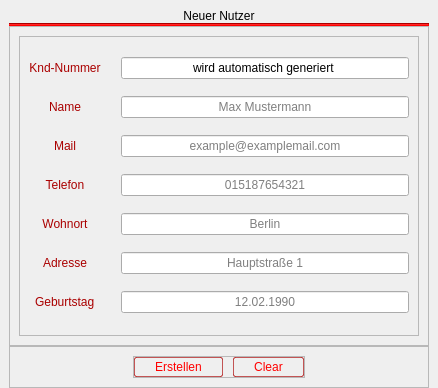
            <widget class="QWidget" name="newUserView">
             <layout class="QVBoxLayout" name="verticalLayout_15">
              <property name="spacing">
               <number>0</number>
              </property>
              <property name="leftMargin">
               <number>9</number>
              </property>
              <property name="topMargin">
               <number>9</number>
              </property>
              <property name="rightMargin">
               <number>9</number>
              </property>
              <property name="bottomMargin">
               <number>0</number>
              </property>
              <item alignment="Qt::AlignTop">
               <widget class="QLabel" name="label_13">
                <property name="styleSheet">
                 <string notr="true">QLabel{
	font: 26pt &quot;Ethnocentric&quot;;
}</string>
                </property>
                <property name="text">
                 <string>Neuer Nutzer</string>
                </property>
                <property name="alignment">
                 <set>Qt::AlignCenter</set>
                </property>
               </widget>
              </item>
              <item>
               <widget class="Line" name="line_3">
                <property name="styleSheet">
                 <string notr="true">background-color: rgb(255, 0, 0);</string>
                </property>
                <property name="orientation">
                 <enum>Qt::Horizontal</enum>
                </property>
               </widget>
              </item>
              <item>
               <widget class="QFrame" name="frame_35">
                <property name="frameShape">
                 <enum>QFrame::StyledPanel</enum>
                </property>
                <property name="frameShadow">
                 <enum>QFrame::Raised</enum>
                </property>
                <layout class="QVBoxLayout" name="verticalLayout_32">
                 <item alignment="Qt::AlignHCenter">
                  <widget class="QFrame" name="frame_13">
                   <property name="sizePolicy">
                    <sizepolicy hsizetype="Expanding" vsizetype="Expanding">
                     <horstretch>0</horstretch>
                     <verstretch>0</verstretch>
                    </sizepolicy>
                   </property>
                   <property name="minimumSize">
                    <size>
                     <width>400</width>
                     <height>300</height>
                    </size>
                   </property>
                   <property name="maximumSize">
                    <size>
                     <width>400</width>
                     <height>300</height>
                    </size>
                   </property>
                   <property name="styleSheet">
                    <string notr="true">QLabel{
	font: 12px &quot;Ethnocentric&quot;;
	color: rgb(170, 0, 0);
}</string>
                   </property>
                   <property name="frameShape">
                    <enum>QFrame::StyledPanel</enum>
                   </property>
                   <property name="frameShadow">
                    <enum>QFrame::Raised</enum>
                   </property>
                   <layout class="QGridLayout" name="gridLayout_2">
                    <property name="horizontalSpacing">
                     <number>20</number>
                    </property>
                    <item row="2" column="1">
                     <widget class="QLineEdit" name="newuserMailInput">
                      <property name="sizePolicy">
                       <sizepolicy hsizetype="Expanding" vsizetype="Fixed">
                        <horstretch>0</horstretch>
                        <verstretch>0</verstretch>
                       </sizepolicy>
                      </property>
                      <property name="focusPolicy">
                       <enum>Qt::ClickFocus</enum>
                      </property>
                      <property name="alignment">
                       <set>Qt::AlignCenter</set>
                      </property>
                      <property name="placeholderText">
                       <string>example@examplemail.com</string>
                      </property>
                     </widget>
                    </item>
                    <item row="0" column="1">
                     <widget class="QLineEdit" name="newuserKndNumInput">
                      <property name="sizePolicy">
                       <sizepolicy hsizetype="Expanding" vsizetype="Fixed">
                        <horstretch>0</horstretch>
                        <verstretch>0</verstretch>
                       </sizepolicy>
                      </property>
                      <property name="focusPolicy">
                       <enum>Qt::ClickFocus</enum>
                      </property>
                      <property name="text">
                       <string>wird automatisch generiert</string>
                      </property>
                      <property name="alignment">
                       <set>Qt::AlignCenter</set>
                      </property>
                      <property name="readOnly">
                       <bool>true</bool>
                      </property>
                     </widget>
                    </item>
                    <item row="3" column="1">
                     <widget class="QLineEdit" name="newuserPhoneInput">
                      <property name="sizePolicy">
                       <sizepolicy hsizetype="Expanding" vsizetype="Fixed">
                        <horstretch>0</horstretch>
                        <verstretch>0</verstretch>
                       </sizepolicy>
                      </property>
                      <property name="focusPolicy">
                       <enum>Qt::ClickFocus</enum>
                      </property>
                      <property name="alignment">
                       <set>Qt::AlignCenter</set>
                      </property>
                      <property name="placeholderText">
                       <string>015187654321</string>
                      </property>
                     </widget>
                    </item>
                    <item row="4" column="0">
                     <widget class="QLabel" name="label_22">
                      <property name="text">
                       <string>Wohnort</string>
                      </property>
                      <property name="alignment">
                       <set>Qt::AlignCenter</set>
                      </property>
                     </widget>
                    </item>
                    <item row="1" column="0">
                     <widget class="QLabel" name="label_15">
                      <property name="text">
                       <string>Name</string>
                      </property>
                      <property name="alignment">
                       <set>Qt::AlignCenter</set>
                      </property>
                     </widget>
                    </item>
                    <item row="3" column="0">
                     <widget class="QLabel" name="label_21">
                      <property name="text">
                       <string>Telefon</string>
                      </property>
                      <property name="alignment">
                       <set>Qt::AlignCenter</set>
                      </property>
                     </widget>
                    </item>
                    <item row="1" column="1">
                     <widget class="QLineEdit" name="newuserNameInput">
                      <property name="sizePolicy">
                       <sizepolicy hsizetype="Expanding" vsizetype="Fixed">
                        <horstretch>0</horstretch>
                        <verstretch>0</verstretch>
                       </sizepolicy>
                      </property>
                      <property name="focusPolicy">
                       <enum>Qt::ClickFocus</enum>
                      </property>
                      <property name="alignment">
                       <set>Qt::AlignCenter</set>
                      </property>
                      <property name="placeholderText">
                       <string>Max Mustermann</string>
                      </property>
                     </widget>
                    </item>
                    <item row="0" column="0">
                     <widget class="QLabel" name="label_17">
                      <property name="text">
                       <string>Knd-Nummer</string>
                      </property>
                      <property name="alignment">
                       <set>Qt::AlignCenter</set>
                      </property>
                     </widget>
                    </item>
                    <item row="2" column="0">
                     <widget class="QLabel" name="label_19">
                      <property name="text">
                       <string>Mail</string>
                      </property>
                      <property name="alignment">
                       <set>Qt::AlignCenter</set>
                      </property>
                     </widget>
                    </item>
                    <item row="4" column="1">
                     <widget class="QLineEdit" name="newuserCityInput">
                      <property name="sizePolicy">
                       <sizepolicy hsizetype="Expanding" vsizetype="Fixed">
                        <horstretch>0</horstretch>
                        <verstretch>0</verstretch>
                       </sizepolicy>
                      </property>
                      <property name="focusPolicy">
                       <enum>Qt::ClickFocus</enum>
                      </property>
                      <property name="alignment">
                       <set>Qt::AlignCenter</set>
                      </property>
                      <property name="placeholderText">
                       <string>Berlin</string>
                      </property>
                     </widget>
                    </item>
                    <item row="5" column="1">
                     <widget class="QLineEdit" name="newuserAdressInput">
                      <property name="sizePolicy">
                       <sizepolicy hsizetype="Expanding" vsizetype="Fixed">
                        <horstretch>0</horstretch>
                        <verstretch>0</verstretch>
                       </sizepolicy>
                      </property>
                      <property name="focusPolicy">
                       <enum>Qt::ClickFocus</enum>
                      </property>
                      <property name="alignment">
                       <set>Qt::AlignCenter</set>
                      </property>
                      <property name="placeholderText">
                       <string>Hauptstraße 1</string>
                      </property>
                     </widget>
                    </item>
                    <item row="5" column="0">
                     <widget class="QLabel" name="label_23">
                      <property name="text">
                       <string>Adresse</string>
                      </property>
                      <property name="alignment">
                       <set>Qt::AlignCenter</set>
                      </property>
                     </widget>
                    </item>
                    <item row="6" column="0" alignment="Qt::AlignHCenter">
                     <widget class="QLabel" name="label_24">
                      <property name="text">
                       <string>Geburtstag</string>
                      </property>
                     </widget>
                    </item>
                    <item row="6" column="1">
                     <widget class="QLineEdit" name="newuserBirthdayInput">
                      <property name="focusPolicy">
                       <enum>Qt::ClickFocus</enum>
                      </property>
                      <property name="alignment">
                       <set>Qt::AlignCenter</set>
                      </property>
                      <property name="placeholderText">
                       <string>12.02.1990</string>
                      </property>
                     </widget>
                    </item>
                   </layout>
                  </widget>
                 </item>
                </layout>
               </widget>
              </item>
              <item>
               <widget class="QFrame" name="frame_16">
                <property name="frameShape">
                 <enum>QFrame::StyledPanel</enum>
                </property>
                <property name="frameShadow">
                 <enum>QFrame::Raised</enum>
                </property>
                <layout class="QHBoxLayout" name="horizontalLayout_14">
                 <item alignment="Qt::AlignHCenter|Qt::AlignVCenter">
                  <widget class="QFrame" name="frame_14">
                   <property name="sizePolicy">
                    <sizepolicy hsizetype="MinimumExpanding" vsizetype="MinimumExpanding">
                     <horstretch>0</horstretch>
                     <verstretch>0</verstretch>
                    </sizepolicy>
                   </property>
                   <property name="styleSheet">
                    <string notr="true">QPushButton{
	border: 1px solid rgba(170, 0, 0,165);
	padding: 2px 20px;
	border-radius: 2%;
	color: rgb(255, 0, 0)
}

QPushButton::Hover{
	border: 1.4px solid rgb(255, 0, 0);
	background-color: qlineargradient(spread:pad, x1:0, y1:0, x2:1, y2:1, stop:0 rgba(255, 0, 0, 70), stop:1 rgba(65, 0, 0, 70));
	
}

QPushButton::Pressed{
	border: 1.4px solid;
	background-color: qlineargradient(spread:pad, x1:0, y1:0, x2:1, y2:1, stop:0  rgba(65, 0, 0, 255), stop:1 rgba(255, 0, 0, 255));
	border-color: rgb(255, 0, 0);
	color: #FFF;
}</string>
                   </property>
                   <property name="frameShape">
                    <enum>QFrame::StyledPanel</enum>
                   </property>
                   <property name="frameShadow">
                    <enum>QFrame::Raised</enum>
                   </property>
                   <layout class="QHBoxLayout" name="horizontalLayout_13">
                    <property name="spacing">
                     <number>10</number>
                    </property>
                    <property name="leftMargin">
                     <number>0</number>
                    </property>
                    <property name="topMargin">
                     <number>0</number>
                    </property>
                    <property name="rightMargin">
                     <number>0</number>
                    </property>
                    <property name="bottomMargin">
                     <number>0</number>
                    </property>
                    <item alignment="Qt::AlignHCenter">
                     <widget class="QPushButton" name="newuserCreateBtn">
                      <property name="text">
                       <string>Erstellen</string>
                      </property>
                     </widget>
                    </item>
                    <item alignment="Qt::AlignHCenter">
                     <widget class="QPushButton" name="newuserClearBtn">
                      <property name="text">
                       <string>Clear</string>
                      </property>
                     </widget>
                    </item>
                   </layout>
                  </widget>
                 </item>
                </layout>
               </widget>
              </item>
             </layout>
            </widget>
